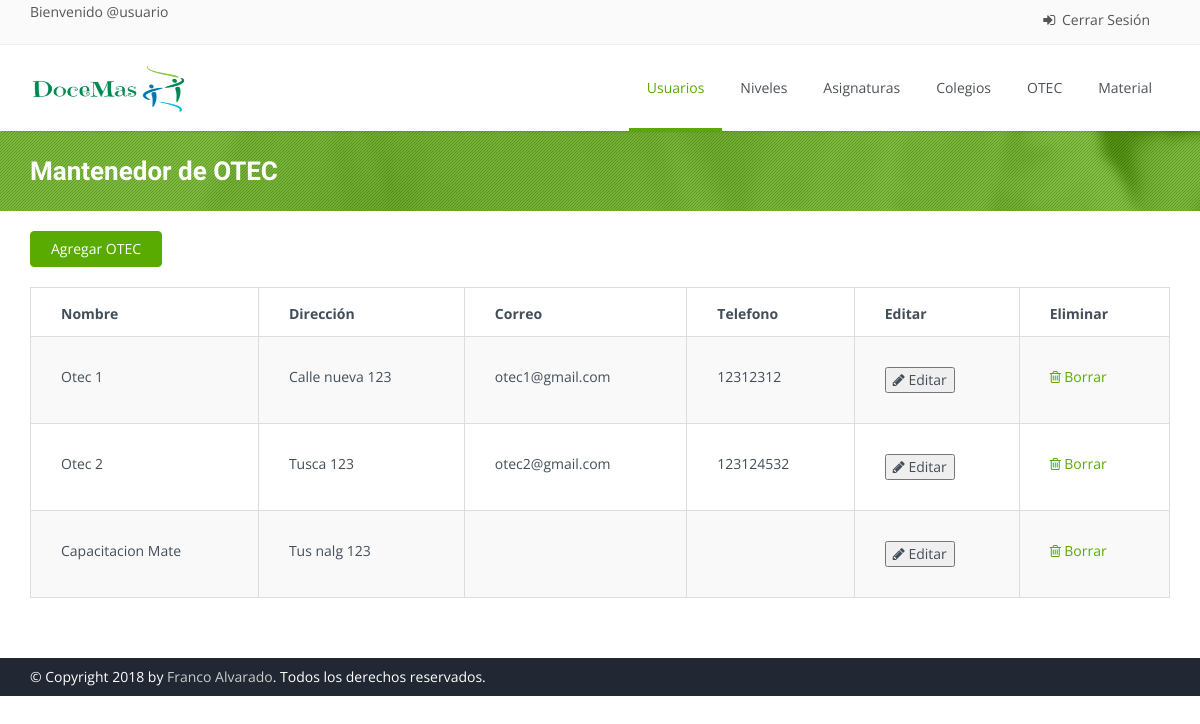
/otec, run on an earlier commit of the app's database.
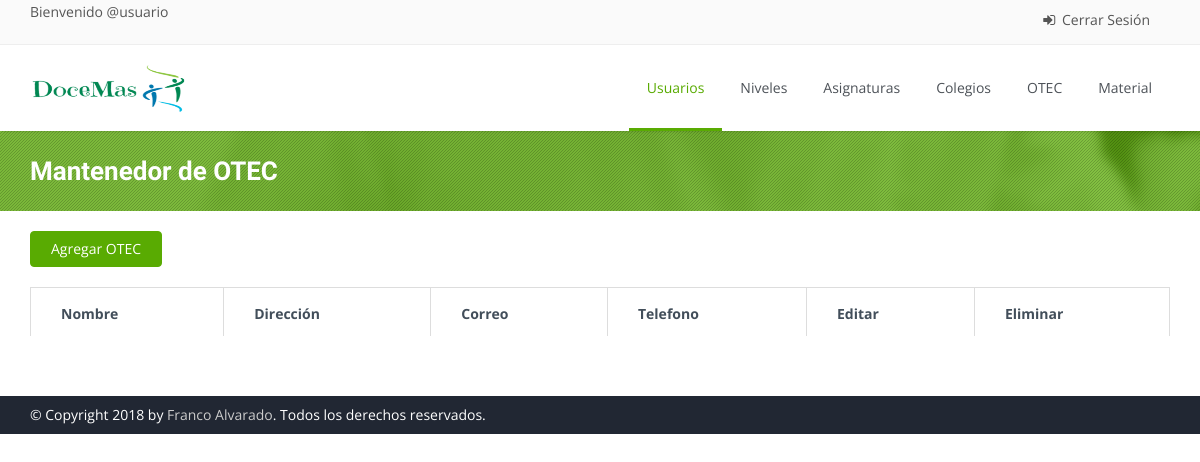
And on a later commit of the database.
### polls/models.py (models this page shows, shortened)
class Otec(models.Model):
    nombre = models.CharField(max_length=50)
    direccion = models.CharField(max_length=100)
    correo = models.CharField(max_length=70)
    telefono = models.CharField(max_length=10)

### polls/views.py (the view)
# urls.py: path('otec',views.otec, name = "otec"),
def otec(request):
    return render(request,'mant_otec.html', {'otecs':Otec.objects.all()} )

### polls/templates/mant_otec.html (shortened to what the changed rows need)
<!DOCTYPE html>
<html>
    <head>
        {% load static %}
        <link rel="stylesheet" href="{% static "css/bootstrap.css" %}">
        <link rel="stylesheet" href="{% static "css/bootstrap-theme.css" %}">
        <link rel="stylesheet" href="{% static "css/fonts/font-awesome/css/font-awesome.css" %}">
        <link rel="stylesheet" href="{% static "css/animations.css" %}" media="screen">
        <link rel="stylesheet" href="{% static "css/superfish.css" %}" media="screen">
        <link rel="stylesheet" href="{% static "css/revolution-slider/css/settings.css" %}" media="screen">
        <link rel="stylesheet" href="{% static "css/revolution-slider/css/extralayers.css" %}" media="screen">
        <link rel="stylesheet" href="{% static "css/prettyPhoto.css" %}" media="screen">
        <link rel="stylesheet" href="{% static "css/style.css" %}">
        <link rel="stylesheet" href="{% static "css/colors/green.css" %}" class="colors">
        <link rel="stylesheet" href="{% static "css/theme-responsive.css" %}">
        <link rel="stylesheet" href="{% static "css/sweetalert2.min.css" %}" type="text/css">
    </head>
    <body class="home">
        <div class="wrap">
            <header id="header">
                <div class="main-header">
                    <div class="container">
                        <div class="logo pull-left">
                            <h1>
                                <a href="/adm">
                                <img class="" src="{% static "img/carrusel/logodocemas.png" %}" alt="DoceMas" width="160" height="60">
                                </a>
                            </h1>
                        </div>
                    </div>
                </div>
            </header>
            <section id="main">
                <div class="breadcrumb-wrapper">
                    <div class="pattern-overlay">
                        <div class="container">
                            <div class="row">
                                <div class="col-lg-6 col-md-6 col-xs-12 col-sm-6">
                                    <h2 class="title">Mantenedor de OTEC</h2>
                                </div>
                            </div>
                        </div>
                    </div>
                </div>
                <div class="content margin-bottom60">
                    <div class="container">
                        <div class="row">
                            <div class="col-sm-12 col-md-12">
                                <div class="table-box">
                                    <table class="shopping-cart-table responsive-table table table-bordered table-striped" id="shopping-cart-table">
                                        <thead>
                                            <tr>
                                                <th>Nombre</th>
                                                <th>Dirección</th>
                                                <th>Correo</th>
                                                <th>Telefono</th>
                                                <th>Editar</th>
                                                <th>Eliminar</th>
                                            </tr>
                                        </thead>
                                        <tbody>
                                            {% for elemento in otecs %}
                                                <tr id="datos">
                                                    <td>{{elemento.nombre}}</td>
                                                    <td>{{elemento.direccion}}</td>
                                                    <td>{{elemento.correo}}</td>
                                                    <td>{{elemento.telefono}}</td>
                                                    <td>
                                                        <button type="button" data-toggle="modal" data-target="#edit_otec" onclick="cap_datos('{{elemento.id}}', '{{elemento.nombre}}', '{{elemento.direccion}}', '{{elemento.telefono}}', '{{elemento.correo}}' )"><i class="fa fa-pencil"></i> Editar</a></button>
                                                    </td>
                                                    <td>
                                                        <a href="#"><i class="fa fa-trash-o"></i> Borrar</a>
                                                    </td>
                                                </tr>
                                            {% endfor %}
                                        </tbody>
                                    </table>
                                </div>
                            </div>
                        </div>
                    </div>
                </div>
            </section>
    </body>
</html>

What changed in the data, as far as the page shows it:
removed Otec: nombre "Otec 1", direccion "Calle nueva 123", correo "otec1@gmail.com", telefono "12312312"
removed Otec: nombre "Otec 2", direccion "Tusca 123", correo "otec2@gmail.com", telefono "123124532"
removed Otec: nombre "Capacitacion Mate", direccion "Tus nalg 123"
